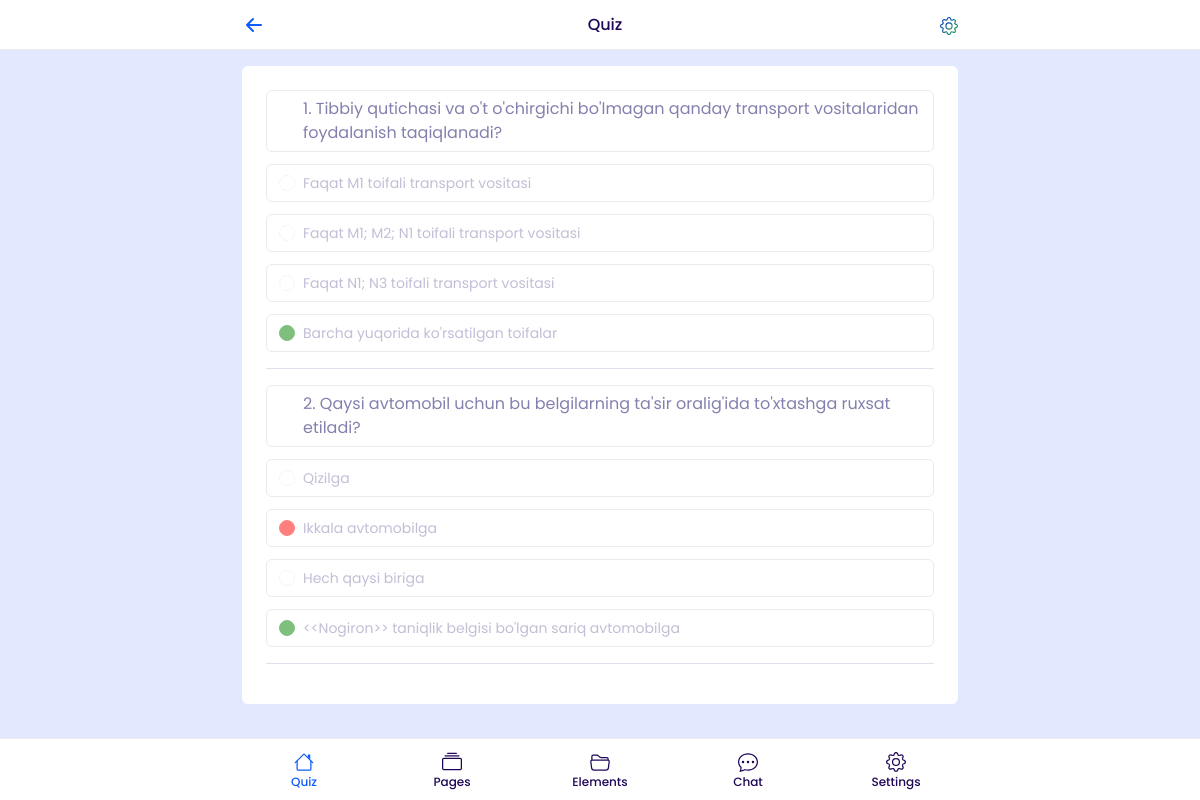
The page /view/?q=2 (signed in) on the database its author committed.
### main/models.py (models this page shows, shortened)
class AnswersOfParticipant(models.Model):
    quiz = models.ForeignKey(Quizs, on_delete=models.CASCADE, related_name='answer_quizs', null=True)
    question = models.ForeignKey(Questions, on_delete=models.CASCADE, related_name='answer_que', null=True)
    answer = models.ForeignKey(Answers, on_delete=models.CASCADE, related_name='answer_ques', null=True, blank=True)

class Questions(models.Model):
    image = models.ImageField(upload_to='images', null=True, blank=True)
    question = models.TextField(max_length=900)

class Answers(models.Model):
    question = models.ForeignKey(Questions, on_delete=models.CASCADE, related_name="ans_que", null=True)
    answer = models.TextField(max_length=900)
    status = models.BooleanField(default=False)

### main/views.py (the view)
# urls.py: path('view/', view),
@login_required()
def view(request):
    q = request.GET['q']
    try:
        quiz = Quizs.objects.get(id=q)
    except:
        return redirect('/')
    if quiz.participant == request.user:
        ansof = quiz.answer_quizs.all()
        context = {
            'ansof':ansof
        }
        return render(request, 'view.html', context)
    else:
        return redirect('/')

### templates/view.html
{% extends 'base.html' %}
{% block content %}
    <div class="page-content-wrapper py-3">
      <div class="container">
        <div class="card">
          <div class="card-body">
            <div class="language-area-wrapper">
              {% for q in ansof %}
                <ul class="ps-0 language-lists">
                  <li>
                    <div class="form-check">
                      {{ forloop.counter }}. {{ q.question.question }}
                    </div>
                  </li>
                  {% for a in q.question.ans_que.all %}
                    <li>
                      <div class="form-check">
                        <input class="form-check-input" type="radio" name="answer{{q.id}}" id="{{a.id}}" {% if q.answer == a and a.status %} style="border-color:green; background-color:green;" {% elif q.answer == a %} style="border-color:red; background-color:red;" {% elif a.status %} style="border-color:green; background-color:green;" {% endif %}  disabled>
                        <label class="form-check-label" for="{{a.id}}">{{ a.answer }}</label>
                      </div>
                    </li>
                  {% endfor %}
                </ul><hr>
              {% endfor %}
            </div>
          </div>
        </div>
      </div>
    </div>
{% endblock content %}

### templates/base.html (shortened to what this page needs)
{% load static %}
<!DOCTYPE html>
<html lang="en">
  <head>
    <link rel="stylesheet" href="{% static 'css/bootstrap.min.css'%}">
    <link rel="stylesheet" href="{% static 'css/bootstrap-icons.css'%}">
    <link rel="stylesheet" href="{% static 'css/tiny-slider.css'%}">
    <link rel="stylesheet" href="{% static 'css/baguetteBox.min.css'%}">
    <link rel="stylesheet" href="{% static 'css/rangeslider.css'%}">
    <link rel="stylesheet" href="{% static 'css/vanilla-dataTables.min.css'%}">
    <link rel="stylesheet" href="{% static 'css/apexcharts.css'%}">
    <link rel="stylesheet" href="{% static 'style.css'%}">
  </head>
  <body>
    <div class="header-area" id="headerArea">
      <div class="container">
        <div class="header-content position-relative d-flex align-items-center justify-content-between">
          <div class="back-button"><a href="">
              <svg class="bi bi-arrow-left-short" width="32" height="32" viewBox="0 0 16 16" fill="currentColor" xmlns="http://www.w3.org/2000/svg">
                <path fill-rule="evenodd" d="M12 8a.5.5 0 0 1-.5.5H5.707l2.147 2.146a.5.5 0 0 1-.708.708l-3-3a.5.5 0 0 1 0-.708l3-3a.5.5 0 1 1 .708.708L5.707 7.5H11.5a.5.5 0 0 1 .5.5z"></path>
              </svg></a></div>
          <div class="page-heading">
            <h6 class="mb-0">Quiz</h6>
          </div>
          <div class="setting-wrapper">
            <div class="setting-trigger-btn" id="settingTriggerBtn">
            </div>
          </div>
        </div>
      </div>
    </div>
    {% block content %}
    {% endblock content %}
<div class="footer-nav-area" id="footerNav">
    <div class="container px-0">
      <div class="footer-nav position-relative">
        <ul class="h-100 d-flex align-items-center justify-content-between ps-0">
          <li class="active"><a href="/">
              <span>Quiz</span></a></li>
          <li><a href="">
              <span>Pages</span></a></li>
          <li><a href="">
              <span>Elements</span></a></li>
          <li><a href="">
              <span>Chat</span></a></li>
          <li><a href="">
              <span>Settings</span></a></li>
        </ul>
      </div>
    </div>
  </div>
</body>
</html>

### rows shown on the page
AnswersOfParticipant: question.question "Tibbiy qutichasi va o't o'chirgichi bo'lmagan qanday transport vositalaridan foydalanish taqiqlanadi?", answer_id "☐ Faqat M1 toifali transport vos", answer_id "☐ Faqat M1; M2; N1 toifali trans", answer_id "☐ Faqat N1; N3 toifali transport", answer_id "☐ Barcha yuqorida ko'rsatilgan t"
Answers: answer "Faqat M1 toifali transport vositasi"
Answers: answer "Faqat M1; M2; N1 toifali transport vositasi"
Answers: answer "Faqat N1; N3 toifali transport vositasi"
Answers: answer "Barcha yuqorida ko'rsatilgan toifalar"
AnswersOfParticipant: question.question "Qaysi avtomobil uchun bu belgilarning ta'sir oralig'ida to'xtashga ruxsat etiladi?", answer_id "☐ Qizilga", answer_id "☐ Ikkala avtomobilga", answer_id "☐ Hech qaysi biriga", answer_id "☐ <<Nogiron>> taniqlik belgisi b"
Answers: answer "Qizilga"
Answers: answer "Ikkala avtomobilga"
Answers: answer "Hech qaysi biriga"
Answers: answer "<<Nogiron>> taniqlik belgisi bo'lgan sariq avtomobilga"
